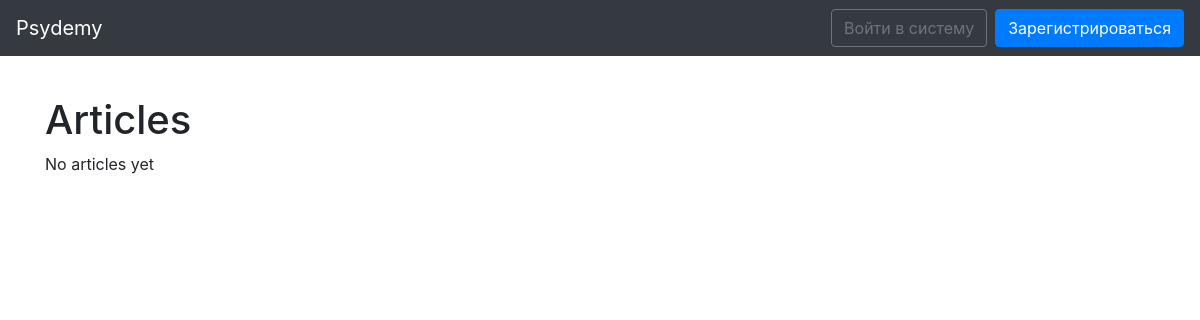
Before: / with the older database file.
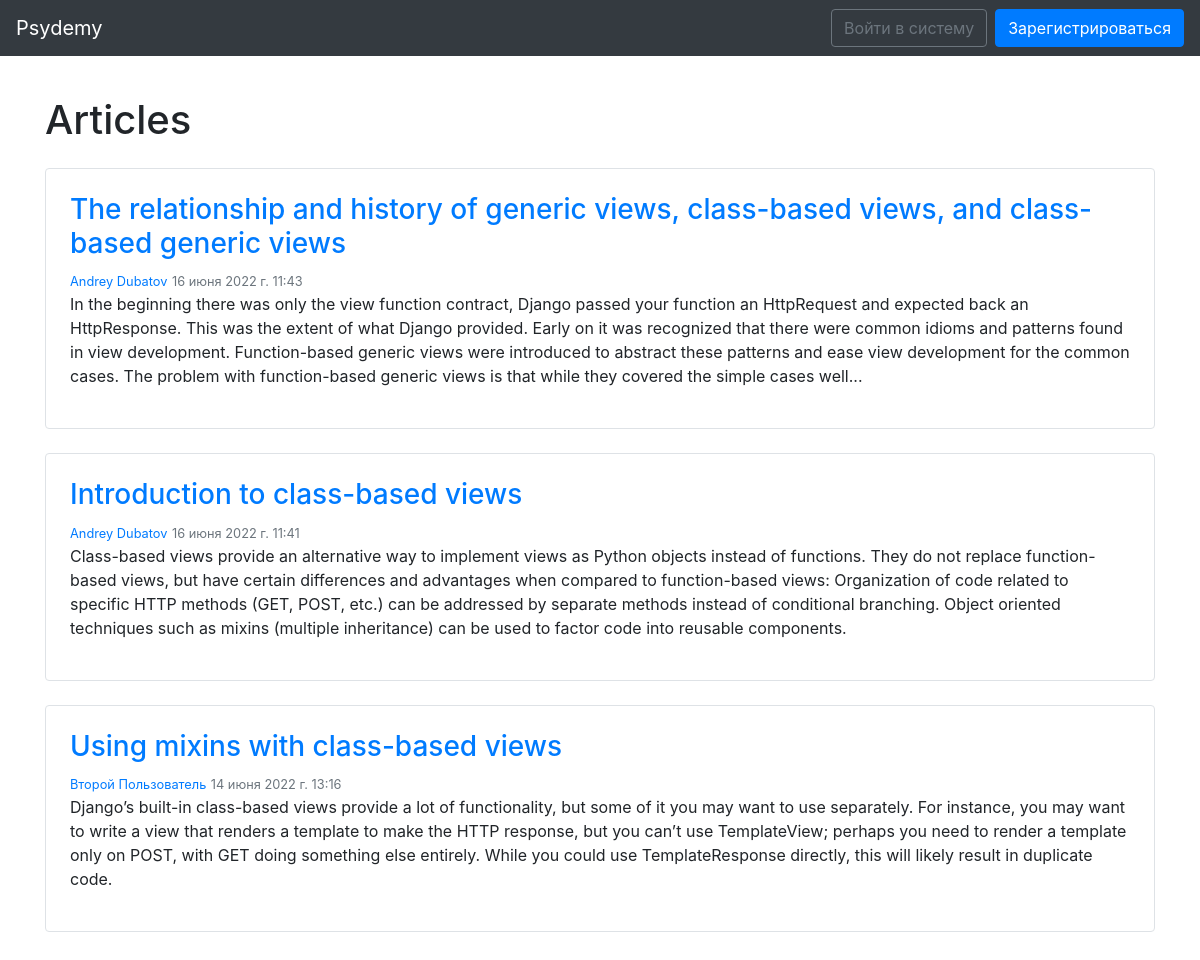
After: the same page with the newer database file.
### articles/models.py (models this page shows)
class Article(models.Model):
    author = models.ForeignKey(get_user_model(), on_delete=models.CASCADE)
    pub_date = models.DateTimeField(auto_now_add=True)
    update_date = models.DateTimeField(auto_now=True)
    title = models.CharField(max_length=255)
    body = models.TextField()
    published = models.BooleanField(default=False)
    is_paid = models.BooleanField(default=False)
    def body_crop(self):
        return crop_text(self.body, 500)

### users/models.py (models this page shows)
class CustomUser(AbstractUser):
    class Sex(models.IntegerChoices):
        FEMALE = 0, _('Female')
        MALE = 1, _('Male')
        __empty__ = _('(Не указан)')
    birth_date = models.DateField(blank=True, null=True)
    sex = models.IntegerField(choices=Sex.choices, null=True, blank=True)
    phone = models.CharField(max_length=12, blank=True)
    about = models.TextField(max_length=1000, blank=True, null=True)
    avatar = models.ImageField(upload_to=get_avatar_path, blank=True)
    def __str__(self):
        if self.first_name or self.last_name:
            return f'{self.first_name} {self.last_name}'
        else:
            return self.username

### articles/views.py (the view)
# urls.py: path('', ArticleListView.as_view(), name='home'),
class ArticleListView(ListView):
    model = Article
    template_name = "articles/article_list.html"
    context_name = 'article_list'
    def get_context_data(self, **kwargs):
        context = super().get_context_data(**kwargs)
        return context
    def get_queryset(self):
        return Article.objects.filter(pub_date__lte=timezone.now(), published=True).order_by('-pub_date')

### utilities/text_utilities.py (called while the page is built)
def crop_text(text:str, length:int) -> str:
    postfix = ''
    if len(text) > length:
        postfix = '...'
    return f'{text[:length]}{postfix}'

### articles/templates/articles/article_list.html (shortened to what this page needs)
{% extends 'base.html' %}
{% block content %}
  <h1>Articles</h1>
  {% if article_list %}
    {% for article in article_list %}
      <article class="border rounded my-4 p-4">
        <h3><a class="link-secondary" href="{% url 'article_detail' article.pk %}">{{ article.title }}</a></h3>
        <small class="text-muted"><a href="{% url 'user_detail' article.author.pk %}">{{ article.author }}</a></small>
        <small class="text-muted">{{ article.pub_date }}</small>
        <p>{{ article.body_crop }}</p>
      </article>
    {% endfor %}
  {% else %}
    No articles yet
  {% endif %}
{% endblock content %}

### templates/base.html (shortened to what this page needs)
<!doctype html>
<html lang="en"> <head>
<link rel="stylesheet" href="https://stackpath.bootstrapcdn.com/bootstrap/4.1.3/css/bootstrap.min.css"
crossorigin="anonymous">
<title>{% block title %}{% endblock title %} – Psydemy</title> </head>
<body>
<nav class="navbar navbar-expand-md navbar-dark bg-dark mb-4">
     <a class="navbar-brand" href="{% url 'home' %}">Psydemy</a>
<div class="collapse navbar-collapse" id="navbarCollapse">
{% if user.is_authenticated %} <ul class="navbar-nav ml-auto">
<li class="nav-item">
<a class="nav-link dropdown-toggle" href="#" id="userMenu"
                data-toggle="dropdown" aria-haspopup="true"
                aria-expanded="false">
                {% if user.first_name or user.last_name %}
                {{ user.first_name }} {{ user.last_name }}
                {% else %}
                {{ user.username }}
                {% endif %}
</a>
<div class="dropdown-menu dropdown-menu-right" aria-labelledby="userMenu">
    <a class="dropdown-item" href="{% url 'user_detail' user.id %}">Просмотреть профиль</a>
    <div class="dropdown-divider"></div>
    <a class="dropdown-item" href="{% url 'password_change'%}">Сменить пароль</a>
    <div class="dropdown-divider"></div>
    <a class="dropdown-item" href="{% url 'logout' %}">Выйти из системы</a>
</div> </li>
</ul>
{% else %}
<form class="form-inline ml-auto">
<a href="{% url 'login' %}" class="btn btn-outline-secondary">Войти в систему</a>
<a href="{% url 'signup' %}" class="btn btn-primary ml-2">Зарегистрироваться</a>
</form> {% endif %}
</div> </nav>
<div class="container overflow-hidden py-3">
{% block content %}
{% endblock content %}
</div>
</body> </html>

Changed rows visible on the page:
added Article: title "The relationship and history of generic views, class-based views, and class-based generic views", author "Andrey Dubatov", pub_date "16 июня 2022 г. 11:43", body_crop "In the beginning there was only the view function contract, Django passed your function an HttpRequest and expected back an HttpResponse. This was the extent of what Django provided. Early on it was recognized that there were common idioms and patterns found in view development. Function-based generic views were introduced to abstract these patterns and ease view development for the common cases. The problem with function-based generic views is that while they covered the simple cases well..."
added Article: title "Introduction to class-based views", author "Andrey Dubatov", pub_date "16 июня 2022 г. 11:41", body_crop "Class-based views provide an alternative way to implement views as Python objects instead of functions. They do not replace function-based views, but have certain differences and advantages when compared to function-based views: Organization of code related to specific HTTP methods (GET, POST, etc.) can be addressed by separate methods instead of conditional branching. Object oriented techniques such as mixins (multiple inheritance) can be used to factor code into reusable components."
added Article: title "Using mixins with class-based views", author "Второй Пользователь", pub_date "14 июня 2022 г. 13:16", body_crop "Django’s built-in class-based views provide a lot of functionality, but some of it you may want to use separately. For instance, you may want to write a view that renders a template to make the HTTP response, but you can’t use TemplateView; perhaps you need to render a template only on POST, with GET doing something else entirely. While you could use TemplateResponse directly, this will likely result in duplicate code."
Other visible differences:
text no longer shown: "No articles yet"
